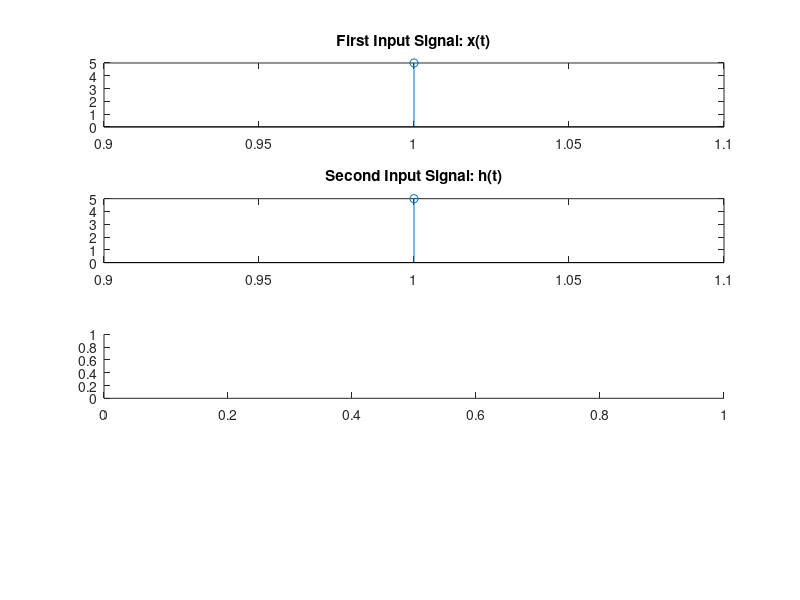

Write MATLAB code to recreate this figure. (Note: this script raises an error after producing the figure.)
%input section

%x=[2 5 -3 4];
x = input("Input First Signal values x(n): ");
%h=[3 -1 3 2];
h = input("Input Second Signal values h(n): ");




%custom code section

lenx=length(x);
lenh=length(h);
N=lenx+lenh-1;
X=zeros(1,N);

count=lenx-1;
for t=1:lenx
    for i=1:lenx
       j=i+count;
       X(t)=X(t)+(x(i)*h(j));
        if(i==t)
            count=count-1;
            break;
        end
    end
end

count=1;
index=2;
for t=lenx+1:N
    for i=index:lenx
       j=i-count;
       X(t)=X(t)+(x(i)*h(j));
    end
    index=index+1;
    count=count+1;
end




%plotting section

subplot(4,1,1);
stem(x);
title('First Input Signal: x(t)');

subplot(4,1,2);
stem(h);
title('Second Input Signal: h(t)');

subplot(4,1,3);
stem(xcorr(x,h));
title('Cross Corrrelation using build in function');

subplot(4,1,4);
stem(X);
title('Cross Corrrelation using customized code');
